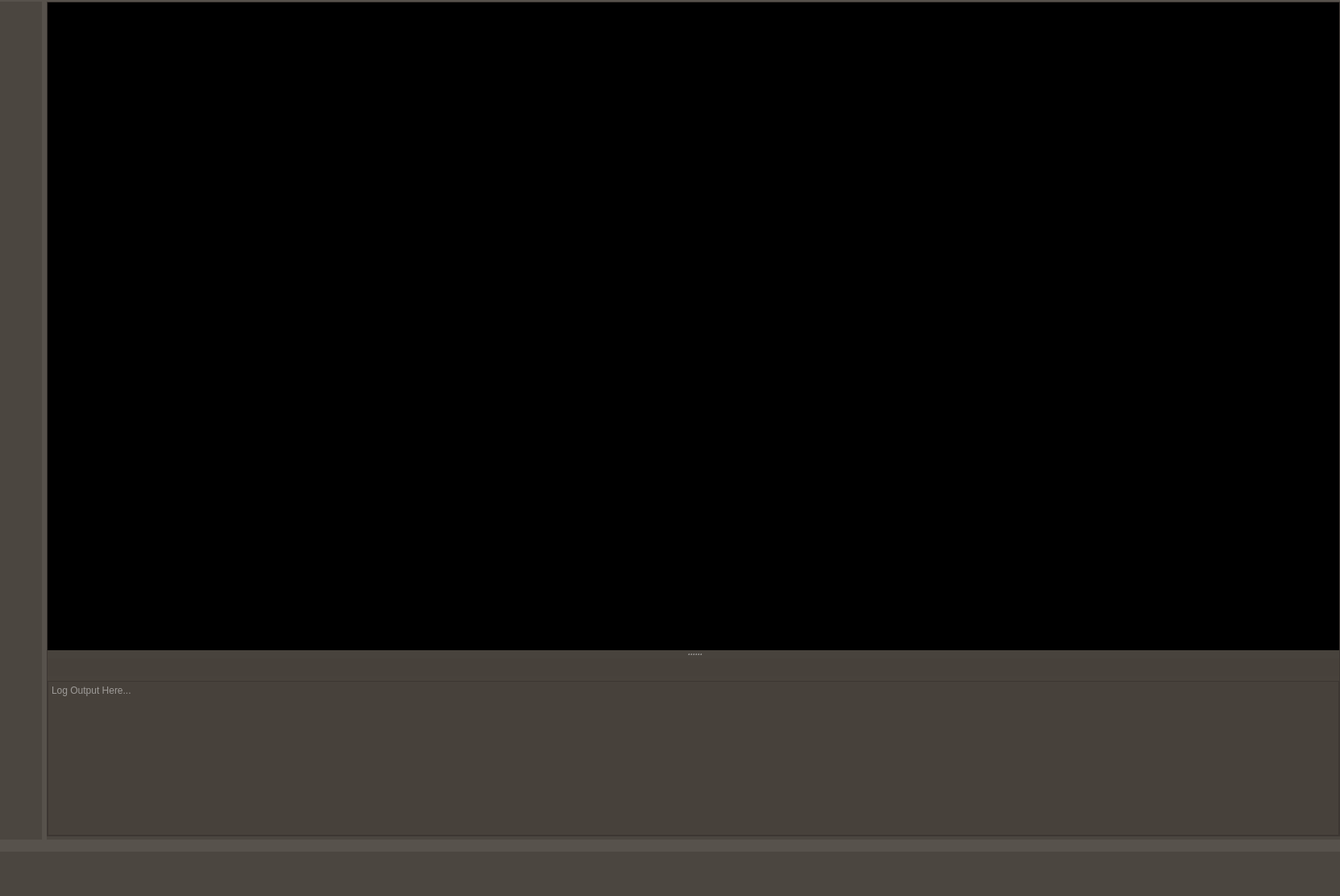
<?xml version="1.0" encoding="UTF-8"?>
<ui version="4.0">
 <author>Pho Hale</author>
 <class>RootWidget</class>
 <widget class="QWidget" name="RootWidget">
  <property name="geometry">
   <rect>
    <x>0</x>
    <y>0</y>
    <width>1663</width>
    <height>1112</height>
   </rect>
  </property>
  <property name="styleSheet">
   <string notr="true">background-color: rgb(71, 58, 46);
border-color: rgb(207, 207, 207);
background-color: rgba(71, 65, 60, 180);
color: rgb(244, 244, 244);
border-color: rgb(0, 0, 0);</string>
  </property>
  <layout class="QGridLayout" name="gridLayout" rowstretch="1,1,0">
   <property name="leftMargin">
    <number>0</number>
   </property>
   <property name="topMargin">
    <number>2</number>
   </property>
   <property name="rightMargin">
    <number>0</number>
   </property>
   <property name="bottomMargin">
    <number>0</number>
   </property>
   <property name="verticalSpacing">
    <number>0</number>
   </property>
   <item row="2" column="0" colspan="3">
    <widget class="QWidget" name="bottomControlBarWidget" native="true">
     <property name="enabled">
      <bool>false</bool>
     </property>
     <property name="sizePolicy">
      <sizepolicy hsizetype="Preferred" vsizetype="Fixed">
       <horstretch>0</horstretch>
       <verstretch>0</verstretch>
      </sizepolicy>
     </property>
     <property name="minimumSize">
      <size>
       <width>0</width>
       <height>70</height>
      </size>
     </property>
     <property name="maximumSize">
      <size>
       <width>16777215</width>
       <height>40</height>
      </size>
     </property>
     <property name="baseSize">
      <size>
       <width>0</width>
       <height>40</height>
      </size>
     </property>
    </widget>
   </item>
   <item row="0" column="0" rowspan="2">
    <widget class="QWidget" name="leftSideToolbarWidget" native="true">
     <property name="enabled">
      <bool>false</bool>
     </property>
     <property name="minimumSize">
      <size>
       <width>52</width>
       <height>768</height>
      </size>
     </property>
     <property name="maximumSize">
      <size>
       <width>60</width>
       <height>16777215</height>
      </size>
     </property>
     <property name="baseSize">
      <size>
       <width>52</width>
       <height>1040</height>
      </size>
     </property>
    </widget>
   </item>
   <item row="0" column="1" rowspan="2" colspan="2">
    <widget class="QFrame" name="mainContentFrame">
     <property name="sizePolicy">
      <sizepolicy hsizetype="Expanding" vsizetype="Expanding">
       <horstretch>1</horstretch>
       <verstretch>1</verstretch>
      </sizepolicy>
     </property>
     <layout class="QGridLayout" name="gridLayout_2" rowstretch="0" columnstretch="0">
      <property name="leftMargin">
       <number>0</number>
      </property>
      <property name="topMargin">
       <number>0</number>
      </property>
      <property name="rightMargin">
       <number>0</number>
      </property>
      <property name="bottomMargin">
       <number>4</number>
      </property>
      <property name="spacing">
       <number>0</number>
      </property>
      <item row="0" column="0">
       <widget class="QSplitter" name="splitter">
        <property name="sizePolicy">
         <sizepolicy hsizetype="Expanding" vsizetype="Expanding">
          <horstretch>1</horstretch>
          <verstretch>1</verstretch>
         </sizepolicy>
        </property>
        <property name="frameShape">
         <enum>QFrame::StyledPanel</enum>
        </property>
        <property name="frameShadow">
         <enum>QFrame::Plain</enum>
        </property>
        <property name="orientation">
         <enum>Qt::Vertical</enum>
        </property>
        <property name="handleWidth">
         <number>10</number>
        </property>
        <widget class="QWidget" name="mainContent" native="true">
         <property name="sizePolicy">
          <sizepolicy hsizetype="Preferred" vsizetype="Expanding">
           <horstretch>0</horstretch>
           <verstretch>1</verstretch>
          </sizepolicy>
         </property>
         <property name="minimumSize">
          <size>
           <width>0</width>
           <height>500</height>
          </size>
         </property>
         <property name="baseSize">
          <size>
           <width>0</width>
           <height>800</height>
          </size>
         </property>
         <property name="styleSheet">
          <string notr="true">background-color: rgb(0, 0, 0);</string>
         </property>
        </widget>
        <widget class="QWidget" name="secondaryControlWidget" native="true">
         <property name="minimumSize">
          <size>
           <width>0</width>
           <height>200</height>
          </size>
         </property>
         <property name="baseSize">
          <size>
           <width>0</width>
           <height>200</height>
          </size>
         </property>
         <layout class="QVBoxLayout" name="verticalLayout">
          <item>
           <widget class="PaginationControlWidget" name="paginator_controller_widget" native="true">
            <property name="minimumSize">
             <size>
              <width>0</width>
              <height>22</height>
             </size>
            </property>
           </widget>
          </item>
          <item>
           <widget class="QTextEdit" name="logTextEdit">
            <property name="readOnly">
             <bool>true</bool>
            </property>
            <property name="placeholderText">
             <string>Log Output Here...</string>
            </property>
           </widget>
          </item>
         </layout>
        </widget>
       </widget>
      </item>
     </layout>
    </widget>
   </item>
  </layout>
  <action name="actionConnect">
   <property name="text">
    <string>Connect</string>
   </property>
   <property name="toolTip">
    <string>Connect this window's timeline to another window</string>
   </property>
  </action>
 </widget>
 <customwidgets>
  <customwidget>
   <class>PaginationControlWidget</class>
   <extends>QWidget</extends>
   <header location="global">pyphoplacecellanalysis.GUI.Qt.Widgets.PaginationCtrl.PaginationControlWidget</header>
   <container>1</container>
  </customwidget>
 </customwidgets>
 <resources>
  <include location="../../../../../Resources/GuiResources.qrc"/>
 </resources>
 <connections/>
</ui>
